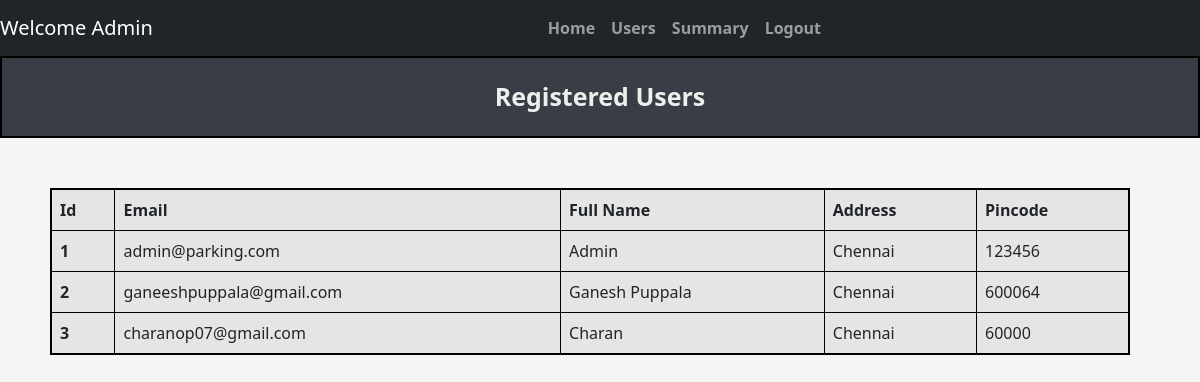
Screenshot of /admin/users (signed in) with the database file from the repository.
### tables this page shows
CREATE TABLE Users (
            user_id INTEGER PRIMARY KEY AUTOINCREMENT,
            email Text NOT NULL UNIQUE,
            password Text NOT NULL,
            name Text NOT NULL,
            address Text NOT NULL,
            pincode Text NOT NULL,
            phone_no Text NOT NULL,
            role Text DEFAULT 'user'
        );

### controllers/admin_controller.py (the view)
@admin.route('/admin/users', methods = ['GET','POST'])
def viewUsers():
    users_data = getUsersData()
    return render_template("admin/userslist.html",users_data = users_data)

### models/parking_lot.py (called while the page is built)
def getUsersData():
    connection = sqlite3.connect(DATABASE_PARKING)
    cur = connection.cursor()
    cur.execute('''
                    SELECT * FROM USERS
                ''')
    users_data = cur.fetchall()
    connection.commit()
    connection.close()
    return users_data

### templates/admin/userslist.html (shortened to what this page needs)
{% extends "navbar.html" %}
{% block content %}
    <div class="title"> Registered Users </div>
        <table class="table table-striped table-active table-responsive table-css table-bordered ">
            <thead>
                <tr>
                <th scope="col">Id</th>
                <th scope="col">Email</th>
                <th scope="col">Full Name</th>
                <th scope="col">Address</th>
                <th scope="col">Pincode</th>
                </tr>
            </thead>
            <tbody>
                {% for user in users_data %}
                    <tr>
                        <th scope="row">{{ user[0] }}</th>
                        <td>{{ user[1] }}</td>
                        <td>{{ user[3] }}</td>
                        <td>{{ user[4] }}</td>
                        <td>{{ user[5] }}</td>
                    </tr>
                {% endfor %}
            </tbody>
        </table>
{% endblock %}

### static/css/style.css (style rules this page uses)
body { background-color: #f5f5f5; justify-content: center; }
.title { background-color: #393E46; border: 2px solid black; text-align: center; padding: 20px; font-weight: bold; font-size: 25px; margin-bottom: 20px; color: #EEEEEE; }
.table-css { margin: 50px; justify-content: center; width: 90vw; border: 2px solid black; }

### rows the page displays
Users: user_id "1", email "admin@parking.com", name "Admin", address "Chennai", pincode "123456"
Users: user_id "2", email "ganeeshpuppala@gmail.com", name "Ganesh Puppala", address "Chennai", pincode "600064"
Users: user_id "3", email "charanop07@gmail.com", name "Charan", address "Chennai", pincode "60000"

### other values shown
{{ session.get('name') }} "Admin"
